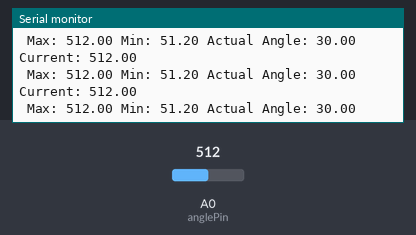
Simulated run of this sketch. Board: Arduino Uno, built with avr-gcc and run on an emulated ATmega328P. On the bench: the last lines printed to the serial monitor. The test bench sets the inputs (shaded band); at power-on: A0 (anglePin) = 512.

Above: at 1.2 s.
1.3 s: A0 (anglePin) set to 369
At 1.37 s:
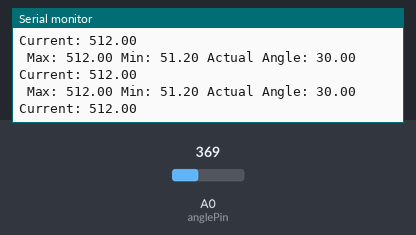
4.3 s: A0 (anglePin) set to 342
At 4.34 s:
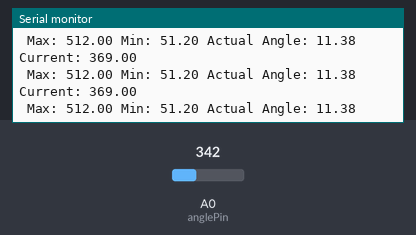
14.8 s: A0 (anglePin) set to 985
At 14.81 s:
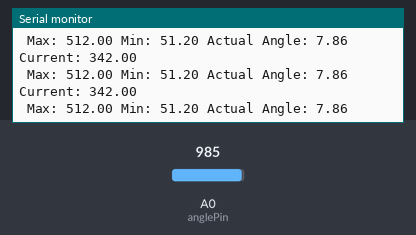
16.3 s: A0 (anglePin) set to 1012
At 16.35 s:
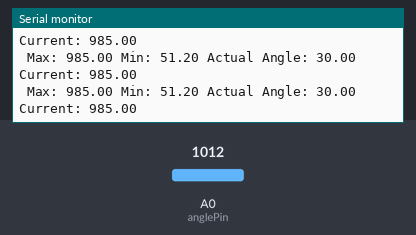
Timing chart, 0 to 19.3 s (numbered marks = the images above; inputs shaded):
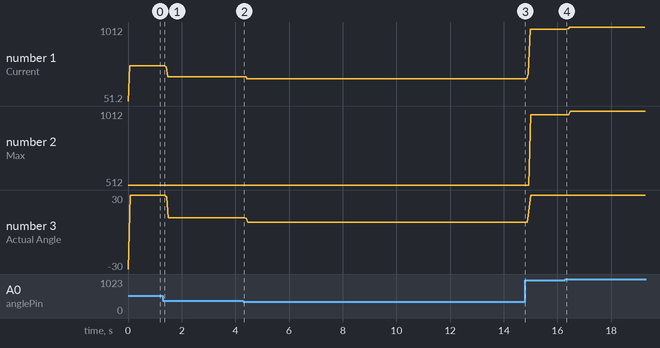

Measured:
- the behaviour switches between 359 and 358 on A0 (anglePin) (found by bisection; images 1 and 2)
- the behaviour switches between 999 and 1000 on A0 (anglePin) (found by bisection; images 3 and 4)
- plotted number 1: 512 → 369 after the input at 1.3 s, 369 → 342 after the input at 4.3 s, 342 → 985 after the input at 14.8 s, 985 → 1012 after the input at 16.3 s
- plotted number 2: 512 → 985 after the input at 14.8 s, 985 → 1012 after the input at 16.3 s
- plotted number 3: 30 → 11.38 after the input at 1.3 s, 11.38 → 7.86 after the input at 4.3 s, 7.86 → 30 after the input at 14.8 s

The sketch:

pot_test.ino
```cpp
int anglePin = A0;
float minAngle;
float maxAngle;
float range = 10;
float angleValues[10];
//max = 668 min = 141
//max angle range 30 to -30

void setup() {
  // put your setup code here, to run once:
  Serial.begin(9600);
  minAngle = analogRead(anglePin);
  maxAngle = analogRead(anglePin);
  for(int i = 0; i < range; i++){
    angleValues[i] = 0;
  }
}

void loop() {
  // put your main code here, to run repeatedly:
  float avg = average(analogRead(anglePin));
  if(avg > maxAngle && avg < 1024){
      maxAngle = avg;
  }
  if(avg < minAngle && avg > 0){
      minAngle = avg;
  }
  Serial.print("Current: ");
  Serial.println(avg);
  Serial.print(" Max: ");
  Serial.print(maxAngle);
  Serial.print(" Min: ");
  Serial.print(minAngle);
  Serial.print(" Actual Angle: ");
  float angle = (avg-0.5*(minAngle+maxAngle))/(maxAngle-minAngle)*60;
  Serial.println(angle);
  delay(1);
}

float average(float measuredAngle){
  for(int i = 0; i < range-1; i++){
    angleValues[i+1] = angleValues[i];
  }
  angleValues[0] = measuredAngle;
  float sum = 0;
  for(int i = 0; i < range; i++){
    //Serial.print(angleValues[i]);
    //Serial.print(", ");
    sum = sum + angleValues[i];
  }
  //Serial.println();
  return sum/range;
}
```
